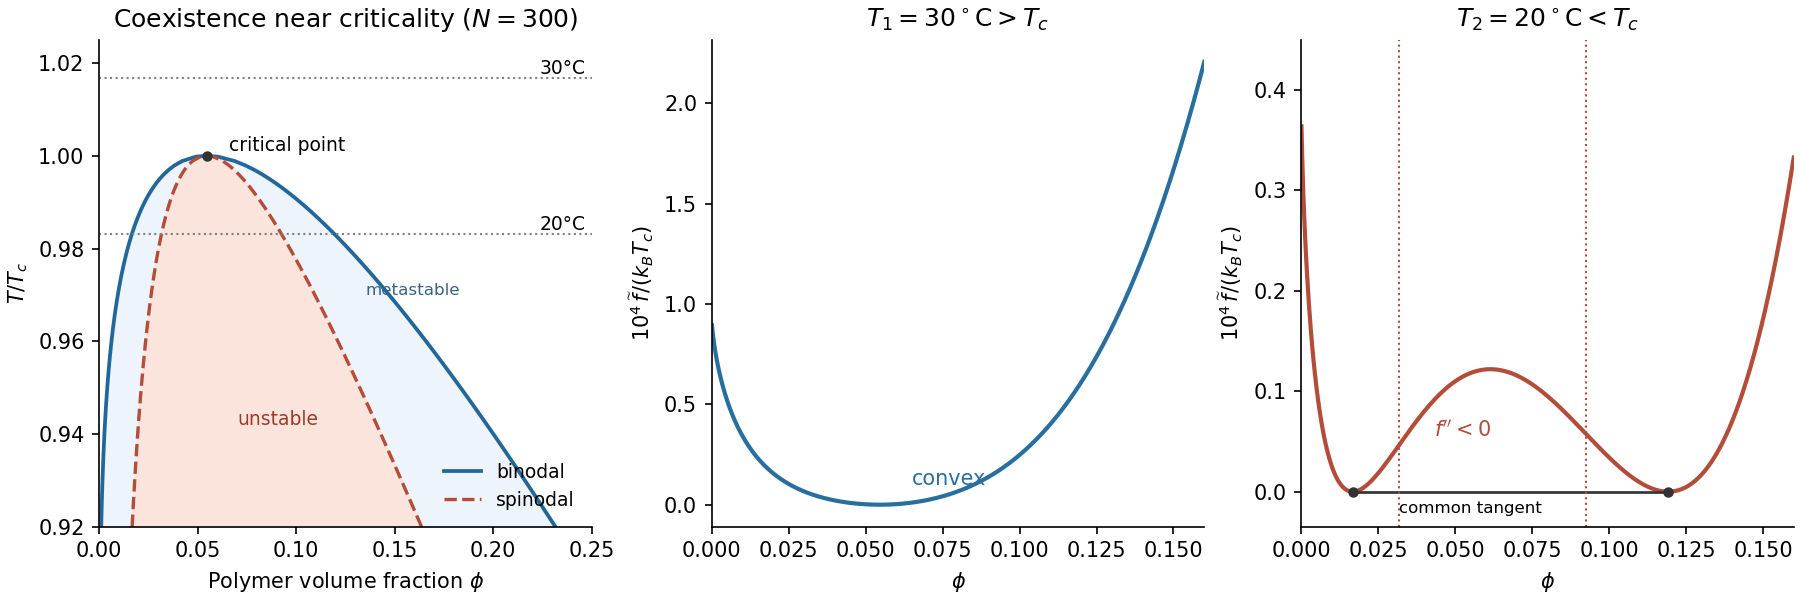

This figure's Python source:
"""Original FH coexistence/free energies; Python 3.14, NumPy 2.3,
Matplotlib 3.10, mpmath 1.3. Output is always in cwd.
Binodals solve common-tangent equations at high precision; no source figure is used.
"""
from pathlib import Path
import matplotlib
matplotlib.use('Agg')
import matplotlib.pyplot as plt
import numpy as np
import mpmath as mp

plt.rcParams.update({'font.size':10,'figure.facecolor':'white'})
mp.mp.dps=40
N=mp.mpf(300)
phi_c=1/(1+mp.sqrt(N))
chi_c=(1+1/mp.sqrt(N))**2/2
TC=298.15
thigh=303.15/TC
tlow=293.15/TC

def coexistence(t):
    t=mp.mpf(str(t));chi=chi_c/t
    aa=2*chi*N-(N-1)
    dd=mp.sqrt(aa*aa-8*chi*N)
    slo=(aa-dd)/(4*chi*N)
    shi=(aa+dd)/(4*chi*N)
    def g(p):
        return p/N*mp.log(p)+(1-p)*mp.log(1-p)+chi*p*(1-p)
    def gp(p):
        return (mp.log(p)+1)/N-mp.log(1-p)-1+chi*(1-2*p)
    def eq(m,h):
        return ((gp(m)-gp(h))/(h-m),((g(h)-g(m))/(h-m)-gp(m))/(h-m))
    lo,hi=mp.findroot(eq,(slo*.45,shi*1.5),tol=mp.mpf('1e-30'),maxsteps=80)
    if not 0<lo<slo<shi<hi<1:
        raise ValueError('Incorrect common-tangent branch')
    if max(abs(v) for v in eq(lo,hi))>mp.mpf('1e-25'):
        raise ValueError('Common-tangent residual too large')
    return tuple(map(float,(lo,hi,slo,shi)))

temp=np.linspace(.92,.9998,85)
bounds=np.array([coexistence(t) for t in temp])
temp=np.r_[temp,1.]
bounds=np.vstack([bounds,np.full(4,float(phi_c))])
lo,hi,slo,shi=coexistence(tlow)

def g(p,t):
    return p/float(N)*np.log(p)+(1-p)*np.log1p(-p)+float(chi_c)/t*p*(1-p)

def gp(p,t):
    return (np.log(p)+1)/float(N)-np.log1p(-p)-1+float(chi_c)/t*(1-2*p)

# Subtract affine references from physical free energies in units k_B*T_c:
# the common tangent at low T, and the tangent at phi_c at high T.
slope=tlow*gp(lo,tlow)
intercept=tlow*g(lo,tlow)-slope*lo
p=np.linspace(.00005,.16,800)
f_low=tlow*g(p,tlow)-slope*p-intercept
slope_high=thigh*gp(float(phi_c),thigh)
intercept_high=thigh*g(float(phi_c),thigh)-slope_high*float(phi_c)
f_high=thigh*g(p,thigh)-slope_high*p-intercept_high
fig,axs=plt.subplots(1,3,figsize=(12,4.0),layout='constrained')
ax=axs[0]
ax.fill_betweenx(temp,bounds[:,0],bounds[:,1],color='#edf4fb')
ax.fill_betweenx(temp,bounds[:,2],bounds[:,3],color='#fae4dc')
for i in [0,1]:
    ax.plot(bounds[:,i],temp,color='#21679a',lw=1.8,label='binodal' if i==0 else None)
for i in [2,3]:
    ax.plot(bounds[:,i],temp,'--',color='#b34d3a',lw=1.6,label='spinodal' if i==2 else None)
ax.plot(float(phi_c),1,'o',color='0.2',ms=4)
ax.text(.066,1.001,'critical point',fontsize=9)
for t,label in [(thigh,'30°C'),(tlow,'20°C')]:
    ax.axhline(t,color='0.5',ls=':',lw=1)
    ax.text(.247,t+.0008,label,ha='right',fontsize=9)
ax.text(.07,.942,'unstable',color='#9b3b2a',fontsize=9)
ax.text(.135,.97,'metastable',color='#376482',fontsize=8)
ax.set(xlim=(0,.25),ylim=(.92,1.025),xlabel=r'Polymer volume fraction $\phi$',ylabel=r'$T/T_c$',title=r'Coexistence near criticality ($N=300$)')
ax.legend(loc='lower right',frameon=False,fontsize=9)
axs[1].plot(p,1e4*f_high,color='#286fa0',lw=2)
axs[1].text(.065,.10,'convex',color='#286fa0')
axs[1].set(title=r'$T_1=30^\circ\mathrm{C}>T_c$',xlabel=r'$\phi$',ylabel=r'$10^4\,\widetilde f/(k_BT_c)$',xlim=(0,.16))
axs[2].plot(p,1e4*f_low,color='#b34d3a',lw=2)
axs[2].plot([lo,hi],[0,0],'o-',color='0.2',ms=4,lw=1.3)
for sp in [slo,shi]:
    axs[2].axvline(sp,color='#b34d3a',ls=':',lw=1)
axs[2].text(.043,.055,r'$f^{\prime\prime}<0$',color='#b34d3a',fontsize=10)
axs[2].text(.055,-.021,'common tangent',ha='center',fontsize=8)
axs[2].set(title=r'$T_2=20^\circ\mathrm{C}<T_c$',xlabel=r'$\phi$',ylabel=r'$10^4\,\widetilde f/(k_BT_c)$',xlim=(0,.16),ylim=(-.035,.45))
for ax in axs:
    ax.spines[['top','right']].set_visible(False)
fig.savefig(Path.cwd() / Path(__file__).with_suffix('.png').name,dpi=150,facecolor='white')
plt.close(fig)
